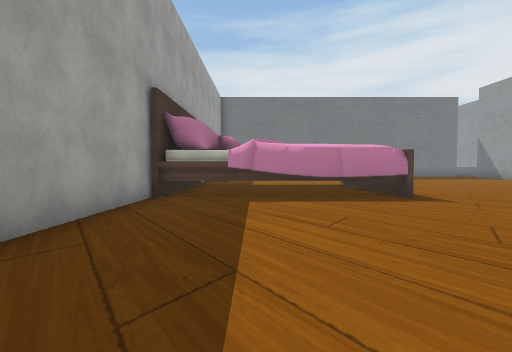
view 1 (above)

24 first-person views from a walk through a scene from a Unity 3-D project. The camera is 1.3 m above the floor, tilts 2° down and sees 85° across. The floor is counted in squares, 2 m on a side. Each view is taken from the middle of a square. On the plan, view 1 faces up. The plan holds only what a view shows up to about 9 squares ahead; the rest is blank. The place goes on beyond the plan. Some surface patterns are stand-ins.

view 2
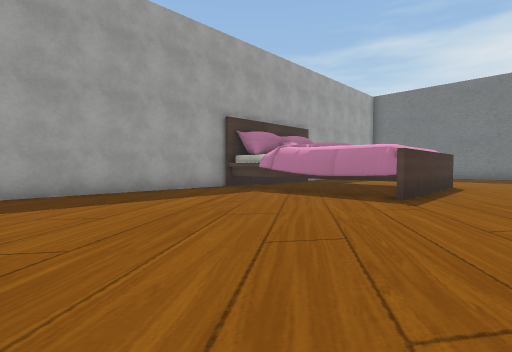

view 3
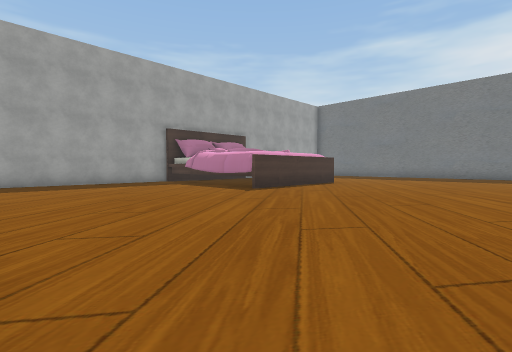

view 4
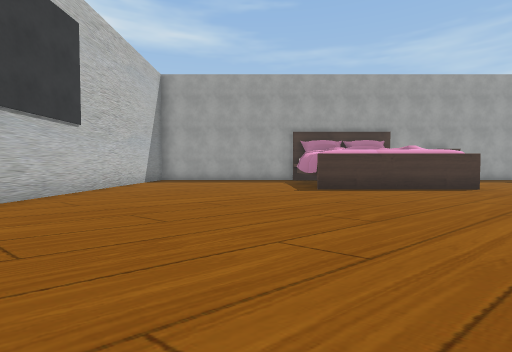

view 5
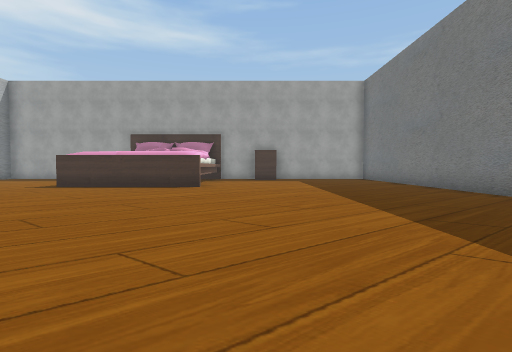

view 6
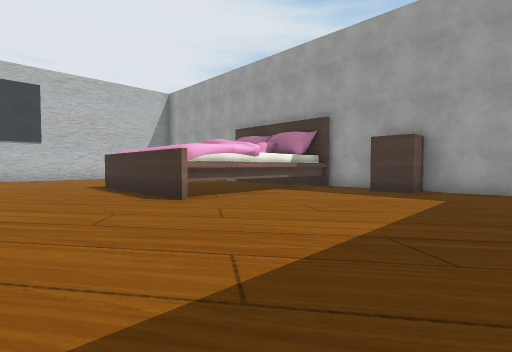

view 7
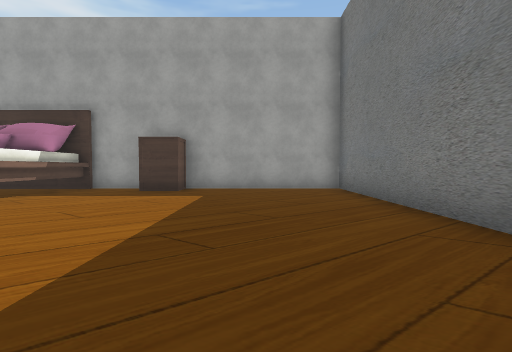

view 8
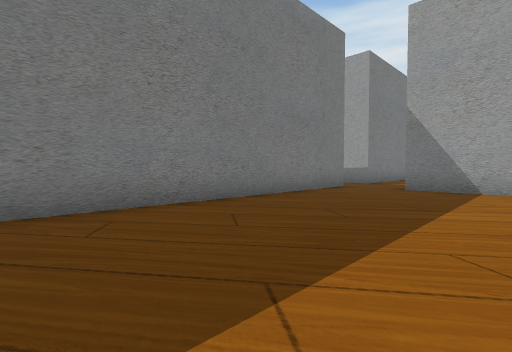

view 9
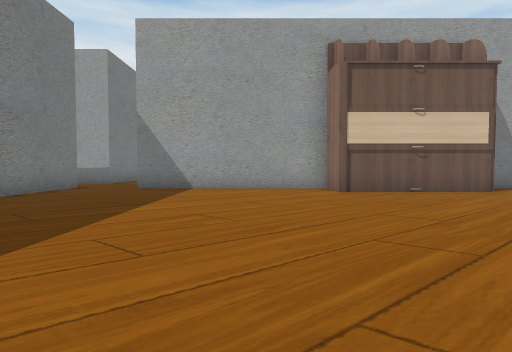

view 10
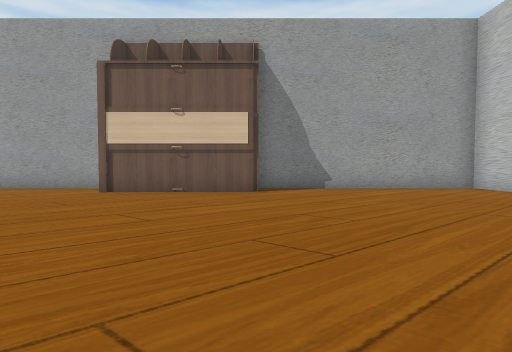

view 11
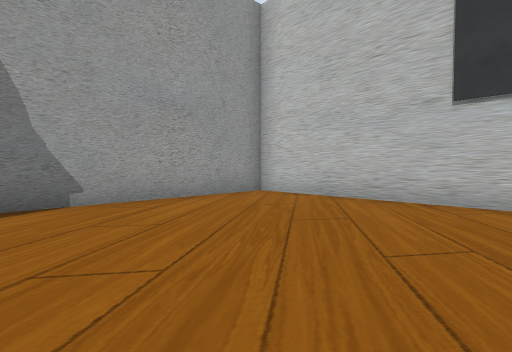

view 12
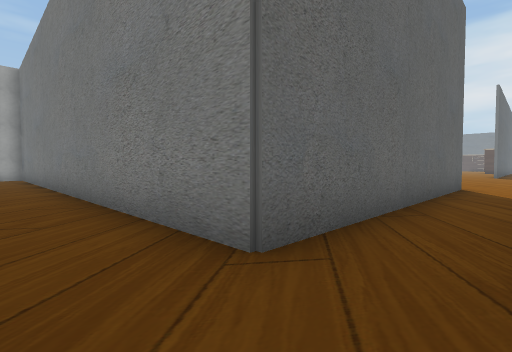

view 13
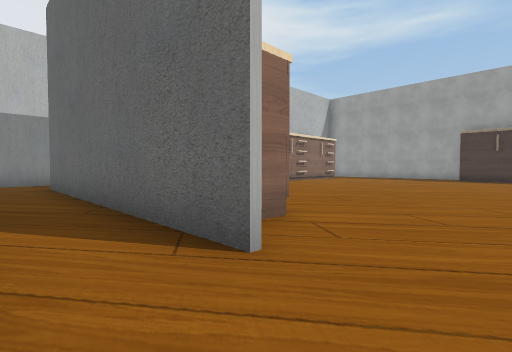

view 14
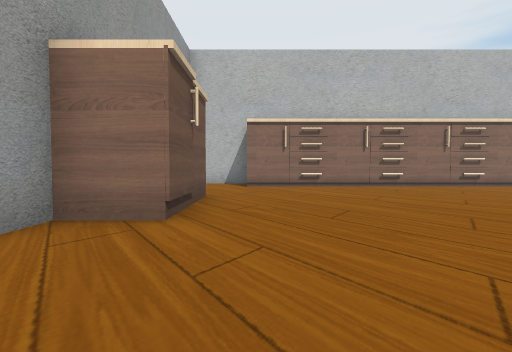

view 15
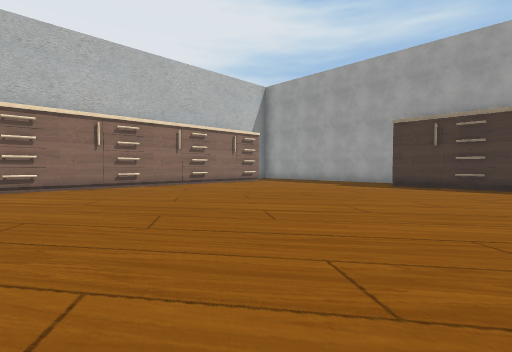

view 16
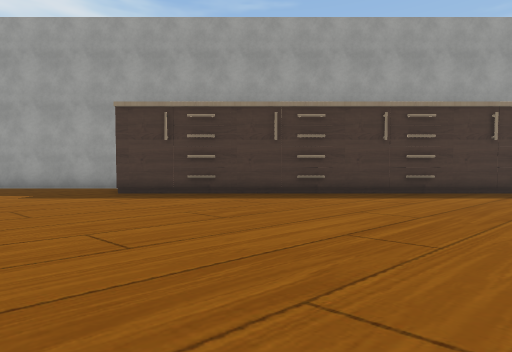

view 17
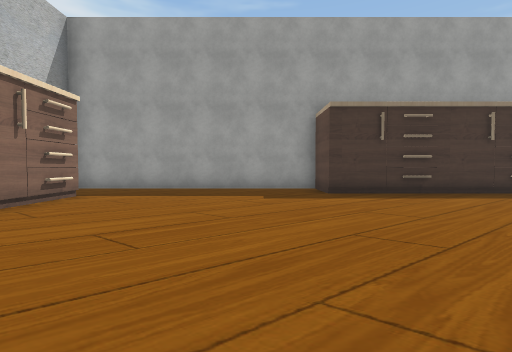

view 18
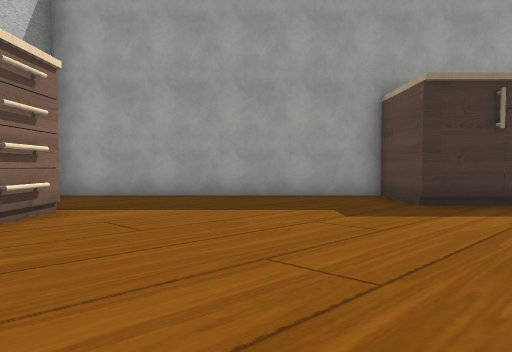

view 19
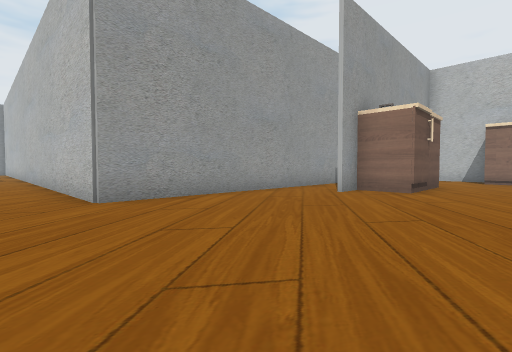

view 20
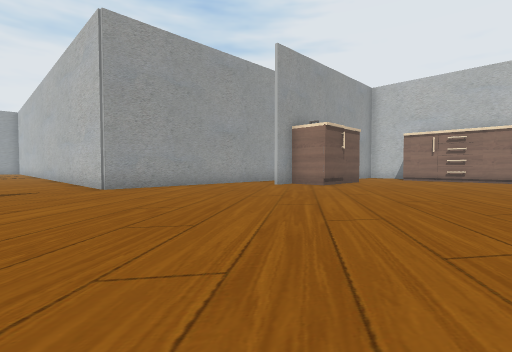

view 21
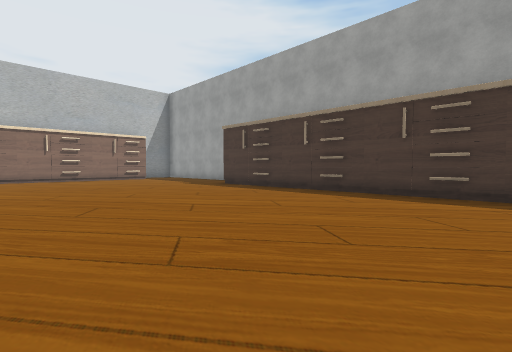

view 22
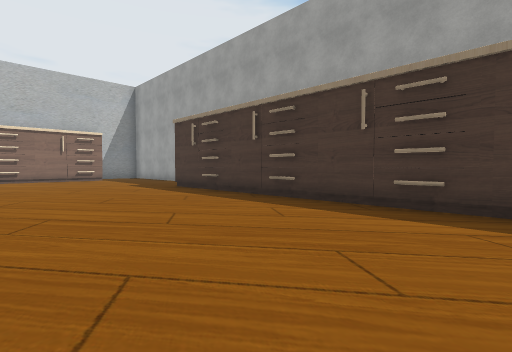

view 23
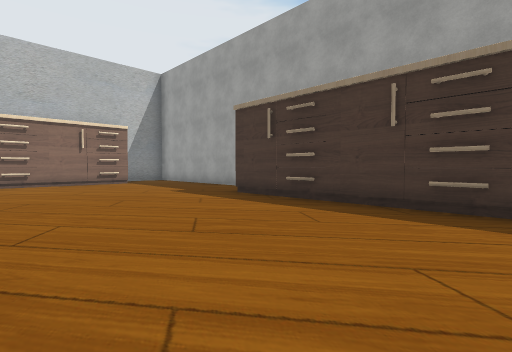

view 24
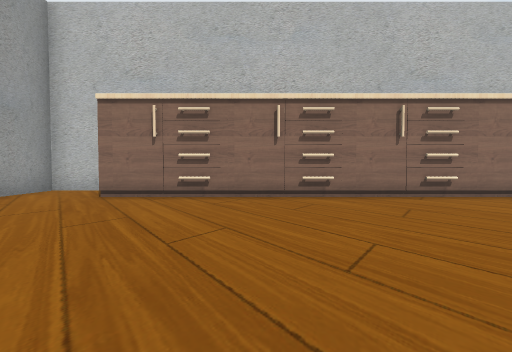

### Floor plan
Key: @ floor where view 1 was taken; # wall or solid block; . floor; O other object.
Columns run from 3 left of view 1 to 20 right of it. Each row starts with its distance up from view 1.
 33  ##................
 32  #O...................
 31  ##.....................
 30  ##...............######
 29  #O...............#
 28  ##...............#
 27  #O...............#
 26  ##...............#
 25 ###.............#.#
 24 #.............###.
 23 #.............O#..
 22 #.............OO..
 21 #.............. #.
 20 #...............#.
 19 #..#O#O##O#O##..#.
 18 #..###########.##.
 17 ####.........###..
 16 #.................
 15 #...............#
 14 #...............#
 13 ##..............#
 12  O..............#
 11 #...............#
 10 #######.......###
  9       #.......#
  8       #.......#
  7       #.......#
  6 #######.......###
  5 #...............#
  4 #...............#
  3 #...............#
  2 #...............#
  1 #...............#
  0 #..@............#
 -1      ############

Where each view was taken, in squares from view 1:
view 1: 0 up, 0 right, facing up
view 2: 0 up, 5 right, facing up-left
view 3: 0 up, 9 right, facing up-left
view 4: 4 up, 11 right, facing left
view 5: 12 up, 12 right, facing left
view 6: 15 up, 6 right, facing down-left
view 7: 15 up, 6 right, facing left
view 8: 13 up, 4 right, facing up-right
view 9: 12 up, 4 right, facing right
view 10: 6 up, 4 right, facing right
view 11: 5 up, 7 right, facing down-right
view 12: 16 up, 14 right, facing up-left
view 13: 27 up, 14 right, facing down-left
view 14: 28 up, 10 right, facing down
view 15: 28 up, 9 right, facing down-left
view 16: 28 up, 6 right, facing left
view 17: 23 up, 6 right, facing left
view 18: 22 up, 4 right, facing left
view 19: 32 up, 9 right, facing down-right
view 20: 33 up, 6 right, facing down-right
view 21: 33 up, 6 right, facing down-left
view 22: 33 up, 4 right, facing down-left
view 23: 30 up, 4 right, facing down-left
view 24: 25 up, 7 right, facing down
